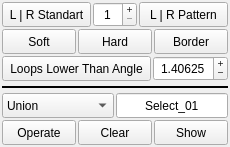
<?xml version="1.0" encoding="UTF-8"?>
<ui version="4.0">
	<class>WindowMain</class>
	<widget class="QMainWindow" name="WindowMain">
		<property name="geometry">
			<rect>
				<x>0</x>
				<y>0</y>
				<width>230</width>
				<height>147</height>
			</rect>
		</property>
		<property name="windowTitle">
			<string>Select</string>
		</property>
		<property name="windowIcon">
			<iconset>
				<normaloff>../prefs/icons/ToolSeq.svg</normaloff>
				../prefs/icons/ToolSeq.svg
			</iconset>
		</property>
		<widget class="QWidget" name="Widget_00">
			<layout class="QVBoxLayout" name="verticalLayout">
				<property name="spacing">
					<number>2</number>
				</property>
				<property name="leftMargin">
					<number>2</number>
				</property>
				<property name="topMargin">
					<number>2</number>
				</property>
				<property name="rightMargin">
					<number>2</number>
				</property>
				<property name="bottomMargin">
					<number>2</number>
				</property>
				<item>
					<widget class="QWidget" name="Widget_01" native="true">
						<layout class="QHBoxLayout" name="horizontalLayout" stretch="2,1,2">
							<property name="spacing">
								<number>2</number>
							</property>
							<property name="leftMargin">
								<number>0</number>
							</property>
							<property name="topMargin">
								<number>0</number>
							</property>
							<property name="rightMargin">
								<number>0</number>
							</property>
							<property name="bottomMargin">
								<number>0</number>
							</property>
							<item>
								<widget class="QPushButton" name="Button_LR_Standart">
									<property name="sizePolicy">
										<sizepolicy hsizetype="Ignored" vsizetype="Ignored">
											<horstretch>0</horstretch>
											<verstretch>0</verstretch>
										</sizepolicy>
									</property>
									<property name="minimumSize">
										<size>
											<width>0</width>
											<height>25</height>
										</size>
									</property>
									<property name="text">
										<string>L | R Standart</string>
									</property>
								</widget>
							</item>
							<item>
								<widget class="QSpinBox" name="Int_LR_Standart">
									<property name="sizePolicy">
										<sizepolicy hsizetype="Ignored" vsizetype="Ignored">
											<horstretch>0</horstretch>
											<verstretch>0</verstretch>
										</sizepolicy>
									</property>
									<property name="minimumSize">
										<size>
											<width>0</width>
											<height>25</height>
										</size>
									</property>
									<property name="alignment">
										<set>Qt::AlignCenter</set>
									</property>
									<property name="buttonSymbols">
										<enum>QAbstractSpinBox::PlusMinus</enum>
									</property>
									<property name="minimum">
										<number>1</number>
									</property>
									<property name="maximum">
										<number>9999</number>
									</property>
								</widget>
							</item>
							<item>
								<widget class="QPushButton" name="Button_LR_Pattern">
									<property name="sizePolicy">
										<sizepolicy hsizetype="Ignored" vsizetype="Ignored">
											<horstretch>0</horstretch>
											<verstretch>0</verstretch>
										</sizepolicy>
									</property>
									<property name="minimumSize">
										<size>
											<width>0</width>
											<height>25</height>
										</size>
									</property>
									<property name="text">
										<string>L | R Pattern</string>
									</property>
								</widget>
							</item>
						</layout>
					</widget>
				</item>
				<item>
					<widget class="QWidget" name="Widget_02" native="true">
						<layout class="QHBoxLayout" name="horizontalLayout_2">
							<property name="spacing">
								<number>2</number>
							</property>
							<property name="leftMargin">
								<number>0</number>
							</property>
							<property name="topMargin">
								<number>0</number>
							</property>
							<property name="rightMargin">
								<number>0</number>
							</property>
							<property name="bottomMargin">
								<number>0</number>
							</property>
							<item>
								<widget class="QPushButton" name="Button_SelectSoft">
									<property name="sizePolicy">
										<sizepolicy hsizetype="Ignored" vsizetype="Ignored">
											<horstretch>0</horstretch>
											<verstretch>0</verstretch>
										</sizepolicy>
									</property>
									<property name="minimumSize">
										<size>
											<width>0</width>
											<height>25</height>
										</size>
									</property>
									<property name="text">
										<string>Soft</string>
									</property>
								</widget>
							</item>
							<item>
								<widget class="QPushButton" name="Button_SelectHard">
									<property name="sizePolicy">
										<sizepolicy hsizetype="Ignored" vsizetype="Ignored">
											<horstretch>0</horstretch>
											<verstretch>0</verstretch>
										</sizepolicy>
									</property>
									<property name="minimumSize">
										<size>
											<width>0</width>
											<height>25</height>
										</size>
									</property>
									<property name="text">
										<string>Hard</string>
									</property>
								</widget>
							</item>
							<item>
								<widget class="QPushButton" name="Button_SelectBorder">
									<property name="sizePolicy">
										<sizepolicy hsizetype="Ignored" vsizetype="Ignored">
											<horstretch>0</horstretch>
											<verstretch>0</verstretch>
										</sizepolicy>
									</property>
									<property name="minimumSize">
										<size>
											<width>0</width>
											<height>25</height>
										</size>
									</property>
									<property name="text">
										<string>Border</string>
									</property>
								</widget>
							</item>
						</layout>
					</widget>
				</item>
				<item>
					<widget class="QWidget" name="Widget_03" native="true">
						<layout class="QHBoxLayout" name="horizontalLayout_5" stretch="2,1">
							<property name="spacing">
								<number>2</number>
							</property>
							<property name="leftMargin">
								<number>0</number>
							</property>
							<property name="topMargin">
								<number>0</number>
							</property>
							<property name="rightMargin">
								<number>0</number>
							</property>
							<property name="bottomMargin">
								<number>0</number>
							</property>
							<item>
								<widget class="QPushButton" name="Button_SelectAngle">
									<property name="sizePolicy">
										<sizepolicy hsizetype="Ignored" vsizetype="Ignored">
											<horstretch>0</horstretch>
											<verstretch>0</verstretch>
										</sizepolicy>
									</property>
									<property name="minimumSize">
										<size>
											<width>0</width>
											<height>25</height>
										</size>
									</property>
									<property name="text">
										<string>Loops Lower Than Angle</string>
									</property>
								</widget>
							</item>
							<item>
								<widget class="QDoubleSpinBox" name="Float_SelectAngle">
									<property name="sizePolicy">
										<sizepolicy hsizetype="Ignored" vsizetype="Ignored">
											<horstretch>0</horstretch>
											<verstretch>0</verstretch>
										</sizepolicy>
									</property>
									<property name="minimumSize">
										<size>
											<width>0</width>
											<height>25</height>
										</size>
									</property>
									<property name="alignment">
										<set>Qt::AlignCenter</set>
									</property>
									<property name="buttonSymbols">
										<enum>QAbstractSpinBox::PlusMinus</enum>
									</property>
									<property name="decimals">
										<number>5</number>
									</property>
									<property name="maximum">
										<double>360.000000000000000</double>
									</property>
									<property name="singleStep">
										<double>0.100000000000000</double>
									</property>
									<property name="value">
										<double>1.406250000000000</double>
									</property>
								</widget>
							</item>
						</layout>
					</widget>
				</item>
				<item>
					<widget class="Line" name="Widget_04">
						<property name="sizePolicy">
							<sizepolicy hsizetype="Ignored" vsizetype="Fixed">
								<horstretch>0</horstretch>
								<verstretch>0</verstretch>
							</sizepolicy>
						</property>
						<property name="minimumSize">
							<size>
								<width>0</width>
								<height>8</height>
							</size>
						</property>
						<property name="frameShadow">
							<enum>QFrame::Plain</enum>
						</property>
						<property name="lineWidth">
							<number>2</number>
						</property>
						<property name="orientation">
							<enum>Qt::Horizontal</enum>
						</property>
					</widget>
				</item>
				<item>
					<widget class="QWidget" name="Widget_05" native="true">
						<layout class="QHBoxLayout" name="horizontalLayout_3">
							<property name="spacing">
								<number>2</number>
							</property>
							<property name="leftMargin">
								<number>0</number>
							</property>
							<property name="topMargin">
								<number>0</number>
							</property>
							<property name="rightMargin">
								<number>0</number>
							</property>
							<property name="bottomMargin">
								<number>0</number>
							</property>
							<item>
								<widget class="QComboBox" name="Combo_Operate">
									<property name="sizePolicy">
										<sizepolicy hsizetype="Ignored" vsizetype="Ignored">
											<horstretch>0</horstretch>
											<verstretch>0</verstretch>
										</sizepolicy>
									</property>
									<property name="minimumSize">
										<size>
											<width>0</width>
											<height>25</height>
										</size>
									</property>
									<property name="currentIndex">
										<number>0</number>
									</property>
									<item>
										<property name="text">
											<string>Union</string>
										</property>
									</item>
									<item>
										<property name="text">
											<string>Subtract 1-2</string>
										</property>
									</item>
									<item>
										<property name="text">
											<string>Subtract 2-1</string>
										</property>
									</item>
									<item>
										<property name="text">
											<string>Intersect</string>
										</property>
									</item>
								</widget>
							</item>
							<item>
								<widget class="QLineEdit" name="Line_SetsName">
									<property name="sizePolicy">
										<sizepolicy hsizetype="Ignored" vsizetype="Ignored">
											<horstretch>0</horstretch>
											<verstretch>0</verstretch>
										</sizepolicy>
									</property>
									<property name="minimumSize">
										<size>
											<width>0</width>
											<height>25</height>
										</size>
									</property>
									<property name="text">
										<string>Select_01</string>
									</property>
									<property name="alignment">
										<set>Qt::AlignCenter</set>
									</property>
								</widget>
							</item>
						</layout>
					</widget>
				</item>
				<item>
					<widget class="QWidget" name="Widget_06" native="true">
						<layout class="QHBoxLayout" name="horizontalLayout_4">
							<property name="spacing">
								<number>2</number>
							</property>
							<property name="leftMargin">
								<number>0</number>
							</property>
							<property name="topMargin">
								<number>0</number>
							</property>
							<property name="rightMargin">
								<number>0</number>
							</property>
							<property name="bottomMargin">
								<number>0</number>
							</property>
							<item>
								<widget class="QPushButton" name="Button_Operate">
									<property name="sizePolicy">
										<sizepolicy hsizetype="Ignored" vsizetype="Ignored">
											<horstretch>0</horstretch>
											<verstretch>0</verstretch>
										</sizepolicy>
									</property>
									<property name="minimumSize">
										<size>
											<width>0</width>
											<height>25</height>
										</size>
									</property>
									<property name="text">
										<string>Operate</string>
									</property>
								</widget>
							</item>
							<item>
								<widget class="QPushButton" name="Button_Clear">
									<property name="sizePolicy">
										<sizepolicy hsizetype="Ignored" vsizetype="Ignored">
											<horstretch>0</horstretch>
											<verstretch>0</verstretch>
										</sizepolicy>
									</property>
									<property name="minimumSize">
										<size>
											<width>0</width>
											<height>25</height>
										</size>
									</property>
									<property name="text">
										<string>Clear</string>
									</property>
								</widget>
							</item>
							<item>
								<widget class="QPushButton" name="Button_Show">
									<property name="sizePolicy">
										<sizepolicy hsizetype="Ignored" vsizetype="Ignored">
											<horstretch>0</horstretch>
											<verstretch>0</verstretch>
										</sizepolicy>
									</property>
									<property name="minimumSize">
										<size>
											<width>0</width>
											<height>25</height>
										</size>
									</property>
									<property name="text">
										<string>Show</string>
									</property>
								</widget>
							</item>
						</layout>
					</widget>
				</item>
			</layout>
		</widget>
	</widget>
	<resources/>
	<connections/>
</ui>
